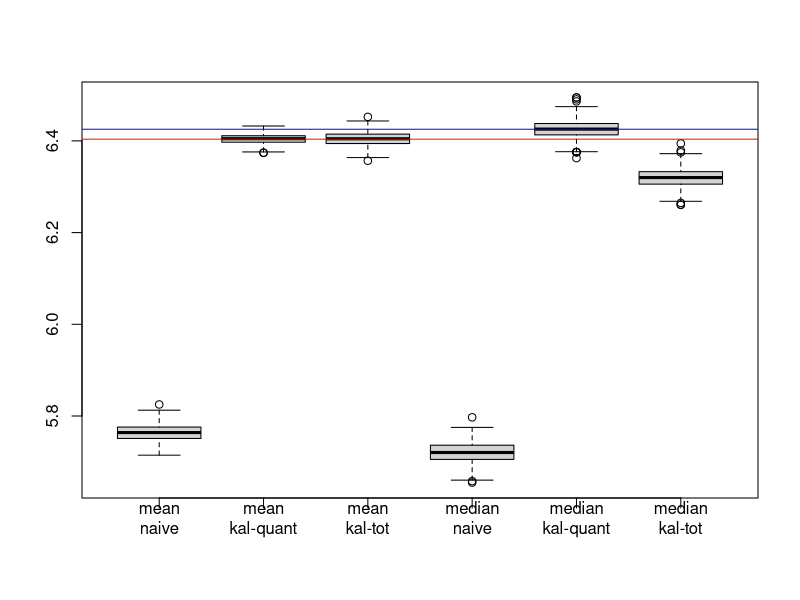

This figure's R source:
library(survey)
library(laeken)
library(sampling)

## functions
calib_quantiles_create_matrix <- function(x, N, pop_quantiles) {
  
  stopifnot("one x allowed"=NCOL(x) == 1)
  
  A_q <- matrix(0, nrow=NROW(x), ncol = NROW(pop_quantiles))
  
  x_sorted <- sort(x)
  
  for (i in 1:NROW(pop_quantiles)) {
    poz <- which(x_sorted <= pop_quantiles[i])
    n_poz <- NROW(poz)
    L <- x_sorted[n_poz]
    U <- x_sorted[n_poz + 1]
    B <- (pop_quantiles[i] - L) / (U - L)
    A_q[,i] <- ifelse(x < L, 1/N, ifelse(x == U, B/N, 0))
  }
  
  return(A_q)
}


calib_quantiles <- function(y, x, X_cat, d, N, totals, quantiles, pop_quantiles, 
                            backend = c("sampling", "laeken"), 
                            method = c("raking", "linear", "logit"), 
                            ...) {
  
  T_mat <- c(N, quantiles, totals)
  A <- calib_quantiles_create_matrix(x, N, pop_quantiles)
  X <- cbind(1, A, X_cat)
  
  if (backend == "sampling") {
    w_res <- sampling::calib(Xs = X, d = d, total = T_mat, method = method, ...)  
  }
  if (backend == "laeken") {
    w_res <- laeken::calibWeights(X=X, d= d, totals = T_mat, method = method, )
  }
  w <- w_res*d
  return(list(w=w, Xs = X, totals = T_mat, diff = colSums(X*w) - T_mat))
}

## one simulation

set.seed(20230602)
N <- 100000
n_a <- 500
n_b <- 10000
n_b1 <- 0.7*n_b
n_b2 <- 0.3*n_b
x <- rnorm(N, 2, 1)
x2 <- rbinom(N, 1, 0.7)
e <- rnorm(N)
y1 <- 1 + 2*x2 + 2*x + e
y2 <- 3 + x + 2*e
y3 <- 2.5 + 0.5*x^2 + e
strata <- x <= median(x)
pop <- data.frame(x, x2, y1, y2, y3, strata)
sample_a <- pop[sample(1:N, n_a),]
sample_a$w_a <- N/n_a
svy_a <- svydesign(ids= ~1, weights = ~ w_a, data = sample_a)
svy_a_cal <- calibrate(svy_a, formula= ~x, population=c(`(Intercept)`=N, x = sum(x)))
pop1 <- subset(pop, strata == TRUE)
pop2 <- subset(pop, strata == FALSE)

sample_b <- rbind(pop1[sample(1:nrow(pop1), n_b1), ],
                  pop2[sample(1:nrow(pop2), n_b2), ])
sample_b$w_b <- N/n_b

p_quantiles <- seq(0.1, 0.9, 0.1)
tot_qualtiles <- quantile(x, p_quantiles)

w_res <- calib_quantiles(y = sample_b$y1, 
                         x = sample_b$x, 
                         X_cat = cbind(sample_b$x, sample_b$x2),
                         d = sample_b$w_b, 
                         N=N, 
                         totals = c(sum(x), sum(x2)),
                         quantiles = p_quantiles,
                         pop_quantiles = tot_qualtiles,
                         method = "linear",
                         backend = "sampling")


sample_b$w_cal <- w_res$w
## before calibration
przed <- svydesign(ids= ~1, weights = ~w_b, data = sample_b)
## after calibration with quantiles
po <- svydesign(ids= ~1, weights = ~w_cal, data = sample_b)
## after calibration to totals
po_kal <- calibrate(design = przed, formula = ~x, population = c(`(Intercept)`= N, x = sum(x)), calfun = cal.raking)

## results
results <- data.frame(
before = svyquantile(~x, design = przed, quantiles = p_quantiles)$x[,1],
calib = svyquantile(~x, design = po, quantiles = p_quantiles)$x[,1],
known = tot_qualtiles)

## simulation study

B <- 500
results <- matrix(0, nrow = B, ncol = 6)
for (b in 1:B) {
  set.seed(b)
  
  sample_b <- rbind(pop1[sample(1:nrow(pop1), n_b1), ],
                    pop2[sample(1:nrow(pop2), n_b2), ])
  sample_b$w_b <- N/n_b
  #sample_b <- sample_b[order(sample_b$x),]
  
  w_res <- calib_quantiles(y = sample_b$y1, 
                           x = sample_b$x, 
                           X_cat = cbind(sample_b$x, sample_b$x2),
                           d = sample_b$w_b, 
                           N=N, 
                           totals = c(sum(x), sum(x2)),
                           quantiles = p_quantiles,
                           pop_quantiles = tot_qualtiles,
                           method = "linear",
                           backend = "sampling")
  
  sample_b$w_cal <- w_res$w
  przed <- svydesign(ids= ~1, weights = ~w_b, data = sample_b)
  po <- svydesign(ids= ~1, weights = ~w_cal, data = sample_b)
  po_kal <- calibrate(design = przed, formula = ~x, 
                      population = c(`(Intercept)`= N, x = sum(x)), 
                      calfun = cal.raking)
  results[b,1] <- svymean(~y1, przed)[1]
  results[b,2] <- svymean(~y1, po)[1]
  results[b,3] <- svymean(~y1, po_kal)[1]
  
  results[b,4] <- svyquantile(~y1, przed, quantiles = 0.5)$y1[1]
  results[b,5] <- svyquantile(~y1, po, quantiles = 0.5)$y1[1]
  results[b,6] <- svyquantile(~y1, po_kal, quantiles = 0.5)$y1[1]
}

sqrt((apply(results[, 4:6], 2, mean)-median(y1))^2 + apply(results[, 4:6], 2, var))

colnames(results) <- c("mean\nnaive", "mean\nkal-quant", "mean\nkal-tot", 
                       "median\nnaive", "median\nkal-quant", "median\nkal-tot")
boxplot(results)
abline(h = mean(y1), col = "red")
abline(h = median(y1), col = "blue")
